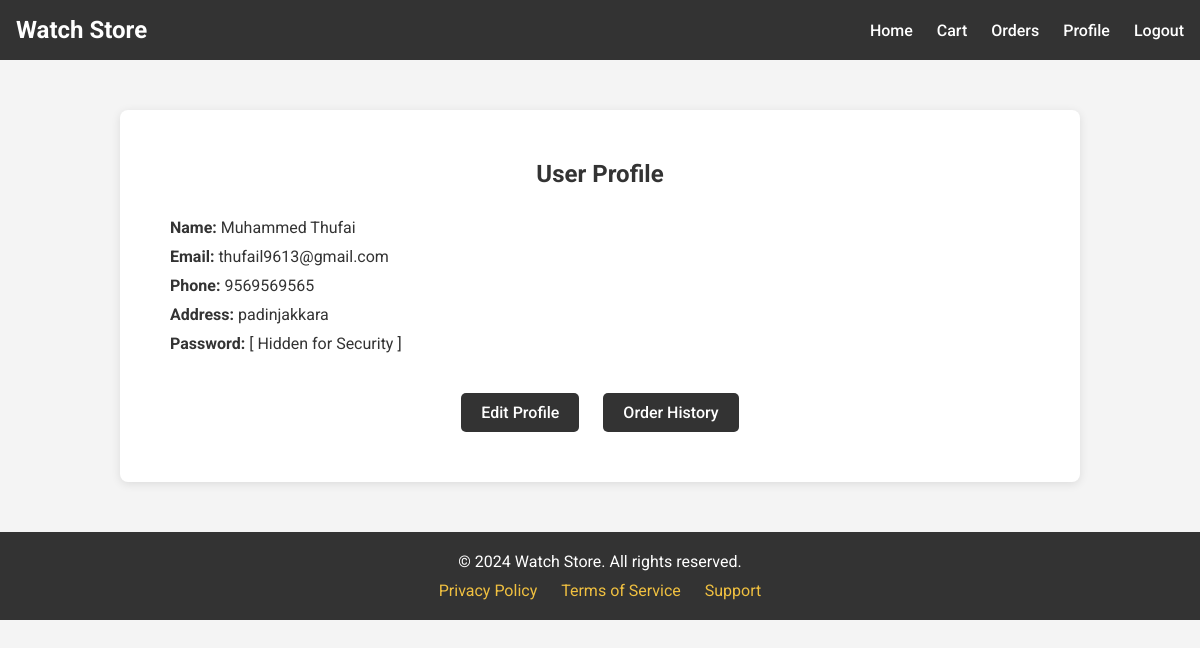
Page /profile.php (signed in) on the committed database.
### tables this page shows
CREATE TABLE `users` (
  `Name` varchar(15) NOT NULL,
  `Number` varchar(25) NOT NULL,
  `Email` varchar(40) NOT NULL,
  `Address` varchar(40) NOT NULL,
  `Password` varchar(15) NOT NULL,
  `UserID` int(10) NOT NULL
);

### profile.php (the view, shortened to what this page needs)
<?php
$user_id = $_SESSION['userid'];
$conn = mysqli_connect('localhost', 'root', '', 'watch_store');
$sql = "SELECT * FROM users WHERE UserID = $user_id";
$result = mysqli_query($conn, $sql);
if (mysqli_num_rows($result) > 0) {
    $user = mysqli_fetch_assoc($result);
} else {
    echo "No user found.";
}
?>
<!DOCTYPE html>
<html lang="en">
<head>
    <link rel="stylesheet" href="profile.css">
</head>
<body>
<nav class="navbar">
            <div class="logo">
                <h1>Watch Store</h1>
            </div>
            <ul class="nav-links">
                <li><a href="userhome.html">Home</a></li>
                <li><a href="cart.php">Cart</a></li>
                <li><a href="orders.php">Orders</a></li>
                <li><a href="profile.php">Profile</a></li>
                <li><a href="logout.php">Logout</a></li>
            </ul>
        </nav>
    <section class="profile-section">
        <div class="profile-container">
            <h2>User Profile</h2>
            <div class="profile-details">
                <div class="user-info">
                    <p><strong>Name:</strong> <?php echo $user['Name']; ?></p>
                    <p><strong>Email:</strong> <?php echo $user['Email']; ?></p>
                    <p><strong>Phone:</strong> <?php echo $user['Number']; ?></p>
                    <p><strong>Address:</strong> <?php echo $user['Address']; ?></p>
                    <p><strong>Password:</strong> <?php echo "[ Hidden for Security ]"; ?></p>
                </div>
            </div>
            <div class="profile-actions">
                <a href="edit-profile.php" class="btn">Edit Profile</a>
                <a href="orders.php" class="btn">Order History</a>
            </div>
        </div>
    </section>
    <footer>
        <p>&copy; 2024 Watch Store. All rights reserved.</p>
        <div class="footer-links">
            <a href="privacy.php">Privacy Policy</a>
            <a href="terms.php">Terms of Service</a>
            <a href="support.php">Support</a>
        </div>
    </footer>
</body>
</html>

### profile.css (style rules this page uses)
* { margin: 0; padding: 0; box-sizing: border-box; }
body { font-family: 'Roboto', sans-serif; background-color: #f4f4f4; color: #333; }
.navbar { display: flex; justify-content: space-between; align-items: center; background-color: #333; padding: 1rem; }
.navbar .logo h1 { color: #fff; }
.navbar .nav-links { list-style: none; }
.navbar .nav-links li { display: inline-block; margin-left: 20px; }
.navbar .nav-links a { color: #fff; text-decoration: none; font-weight: 500; }
.profile-section { padding: 50px; background-color: #fff; margin: 50px auto; width: 80%; border-radius: 8px; box-shadow: 0 2px 10px rgba(0, 0, 0, 0.1); }
.profile-container h2 { text-align: center; margin-bottom: 20px; color: #333; }
.profile-details { display: flex; justify-content: space-between; align-items: center; margin-bottom: 30px; }
.user-info p { margin: 10px 0; font-size: 16px; }
.profile-actions { text-align: center; }
.profile-actions .btn { display: inline-block; background-color: #333; color: #fff; padding: 10px 20px; border-radius: 5px; text-decoration: none; margin: 0 10px; font-weight: 500; }
footer { text-align: center; padding: 20px; background-color: #333; color: #fff; margin-top: 50px; }
footer .footer-links { margin-top: 10px; }
footer .footer-links a { color: #f0c040; text-decoration: none; margin: 0 10px; }

### rows in the picture
users: Name "Muhammed Thufai", Email "thufail9613@gmail.com", Number "9569569565", Address "padinjakkara"
